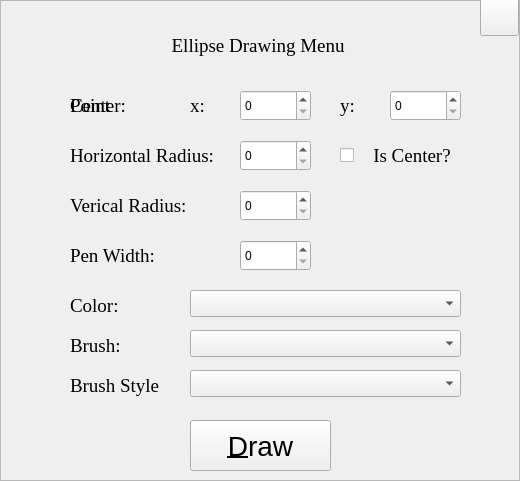
    <widget class="QFrame" name="ellipseFrame">
     <property name="geometry">
      <rect>
       <x>0</x>
       <y>4154</y>
       <width>520</width>
       <height>481</height>
      </rect>
     </property>
     <property name="focusPolicy">
      <enum>Qt::ClickFocus</enum>
     </property>
     <property name="frameShape">
      <enum>QFrame::StyledPanel</enum>
     </property>
     <property name="frameShadow">
      <enum>QFrame::Raised</enum>
     </property>
     <widget class="QLabel" name="ellipseCenter">
      <property name="geometry">
       <rect>
        <x>70</x>
        <y>90</y>
        <width>101</width>
        <height>31</height>
       </rect>
      </property>
      <property name="font">
       <font>
        <family>Times New Roman</family>
        <pointsize>14</pointsize>
       </font>
      </property>
      <property name="text">
       <string>Center: </string>
      </property>
     </widget>
     <widget class="QLabel" name="label_48">
      <property name="geometry">
       <rect>
        <x>70</x>
        <y>140</y>
        <width>161</width>
        <height>31</height>
       </rect>
      </property>
      <property name="font">
       <font>
        <family>Times New Roman</family>
        <pointsize>14</pointsize>
       </font>
      </property>
      <property name="text">
       <string>Horizontal Radius: </string>
      </property>
     </widget>
     <widget class="QLabel" name="label_49">
      <property name="geometry">
       <rect>
        <x>190</x>
        <y>90</y>
        <width>41</width>
        <height>31</height>
       </rect>
      </property>
      <property name="font">
       <font>
        <family>Times New Roman</family>
        <pointsize>14</pointsize>
       </font>
      </property>
      <property name="text">
       <string>x: </string>
      </property>
     </widget>
     <widget class="QLabel" name="label_50">
      <property name="geometry">
       <rect>
        <x>340</x>
        <y>90</y>
        <width>41</width>
        <height>31</height>
       </rect>
      </property>
      <property name="font">
       <font>
        <family>Times New Roman</family>
        <pointsize>14</pointsize>
       </font>
      </property>
      <property name="text">
       <string>y: </string>
      </property>
     </widget>
     <widget class="QLabel" name="ellipseDrawingLabel">
      <property name="geometry">
       <rect>
        <x>10</x>
        <y>30</y>
        <width>501</width>
        <height>31</height>
       </rect>
      </property>
      <property name="font">
       <font>
        <family>Times New Roman</family>
        <pointsize>14</pointsize>
       </font>
      </property>
      <property name="text">
       <string>Ellipse Drawing Menu </string>
      </property>
      <property name="alignment">
       <set>Qt::AlignCenter</set>
      </property>
     </widget>
     <widget class="QLabel" name="label_51">
      <property name="geometry">
       <rect>
        <x>70</x>
        <y>190</y>
        <width>161</width>
        <height>31</height>
       </rect>
      </property>
      <property name="font">
       <font>
        <family>Times New Roman</family>
        <pointsize>14</pointsize>
       </font>
      </property>
      <property name="text">
       <string>Verical Radius: </string>
      </property>
     </widget>
     <widget class="QLabel" name="label_54">
      <property name="geometry">
       <rect>
        <x>70</x>
        <y>240</y>
        <width>141</width>
        <height>31</height>
       </rect>
      </property>
      <property name="font">
       <font>
        <family>Times New Roman</family>
        <pointsize>14</pointsize>
       </font>
      </property>
      <property name="text">
       <string>Pen Width: </string>
      </property>
     </widget>
     <widget class="QLabel" name="label_53">
      <property name="geometry">
       <rect>
        <x>70</x>
        <y>290</y>
        <width>101</width>
        <height>31</height>
       </rect>
      </property>
      <property name="font">
       <font>
        <family>Times New Roman</family>
        <pointsize>14</pointsize>
       </font>
      </property>
      <property name="text">
       <string>Color: </string>
      </property>
     </widget>
     <widget class="QLabel" name="label_52">
      <property name="geometry">
       <rect>
        <x>70</x>
        <y>330</y>
        <width>101</width>
        <height>31</height>
       </rect>
      </property>
      <property name="font">
       <font>
        <family>Times New Roman</family>
        <pointsize>14</pointsize>
       </font>
      </property>
      <property name="text">
       <string>Brush: </string>
      </property>
     </widget>
     <widget class="QLabel" name="label_55">
      <property name="geometry">
       <rect>
        <x>70</x>
        <y>370</y>
        <width>101</width>
        <height>31</height>
       </rect>
      </property>
      <property name="font">
       <font>
        <family>Times New Roman</family>
        <pointsize>14</pointsize>
       </font>
      </property>
      <property name="text">
       <string>Brush Style</string>
      </property>
     </widget>
     <widget class="QLabel" name="ellipsePoint">
      <property name="geometry">
       <rect>
        <x>70</x>
        <y>90</y>
        <width>101</width>
        <height>31</height>
       </rect>
      </property>
      <property name="font">
       <font>
        <family>Times New Roman</family>
        <pointsize>14</pointsize>
       </font>
      </property>
      <property name="text">
       <string>Point</string>
      </property>
     </widget>
     <widget class="QSpinBox" name="ellipseX">
      <property name="geometry">
       <rect>
        <x>240</x>
        <y>90</y>
        <width>71</width>
        <height>31</height>
       </rect>
      </property>
      <property name="maximum">
       <number>1200</number>
      </property>
     </widget>
     <widget class="QSpinBox" name="ellipseY">
      <property name="geometry">
       <rect>
        <x>390</x>
        <y>90</y>
        <width>71</width>
        <height>31</height>
       </rect>
      </property>
      <property name="maximum">
       <number>700</number>
      </property>
     </widget>
     <widget class="QSpinBox" name="ellipseHR">
      <property name="geometry">
       <rect>
        <x>240</x>
        <y>140</y>
        <width>71</width>
        <height>31</height>
       </rect>
      </property>
      <property name="maximum">
       <number>1200</number>
      </property>
     </widget>
     <widget class="QCheckBox" name="ellipseIsCenter">
      <property name="geometry">
       <rect>
        <x>340</x>
        <y>140</y>
        <width>121</width>
        <height>31</height>
       </rect>
      </property>
      <property name="font">
       <font>
        <family>Times New Roman</family>
        <pointsize>14</pointsize>
       </font>
      </property>
      <property name="text">
       <string>   Is Center?</string>
      </property>
     </widget>
     <widget class="QSpinBox" name="ellipseVR">
      <property name="geometry">
       <rect>
        <x>240</x>
        <y>190</y>
        <width>71</width>
        <height>31</height>
       </rect>
      </property>
      <property name="maximum">
       <number>1200</number>
      </property>
     </widget>
     <widget class="QSpinBox" name="ellipsePenWidth">
      <property name="geometry">
       <rect>
        <x>240</x>
        <y>240</y>
        <width>71</width>
        <height>31</height>
       </rect>
      </property>
      <property name="maximum">
       <number>40</number>
      </property>
     </widget>
     <widget class="QComboBox" name="colorEllipse">
      <property name="geometry">
       <rect>
        <x>190</x>
        <y>290</y>
        <width>271</width>
        <height>27</height>
       </rect>
      </property>
     </widget>
     <widget class="QComboBox" name="brushEllipse">
      <property name="geometry">
       <rect>
        <x>190</x>
        <y>330</y>
        <width>271</width>
        <height>27</height>
       </rect>
      </property>
     </widget>
     <widget class="QComboBox" name="brushStyleEllipse">
      <property name="geometry">
       <rect>
        <x>190</x>
        <y>370</y>
        <width>271</width>
        <height>27</height>
       </rect>
      </property>
     </widget>
     <widget class="QPushButton" name="drawEllipse">
      <property name="geometry">
       <rect>
        <x>190</x>
        <y>420</y>
        <width>141</width>
        <height>51</height>
       </rect>
      </property>
      <property name="font">
       <font>
        <pointsize>21</pointsize>
       </font>
      </property>
      <property name="text">
       <string>&amp;Draw</string>
      </property>
      <property name="icon">
       <iconset>
        <normaloff>:/images/paint.png</normaloff>:/images/paint.png</iconset>
      </property>
      <property name="iconSize">
       <size>
        <width>60</width>
        <height>40</height>
       </size>
      </property>
     </widget>
     <widget class="QPushButton" name="cancelEllipse">
      <property name="geometry">
       <rect>
        <x>480</x>
        <y>-4</y>
        <width>39</width>
        <height>40</height>
       </rect>
      </property>
      <property name="font">
       <font>
        <pointsize>21</pointsize>
       </font>
      </property>
      <property name="toolTip">
       <string extracomment="cancel">cancel</string>
      </property>
      <property name="text">
       <string/>
      </property>
      <property name="icon">
       <iconset>
        <normaloff>:/images/cancel.png</normaloff>:/images/cancel.png</iconset>
      </property>
      <property name="iconSize">
       <size>
        <width>40</width>
        <height>40</height>
       </size>
      </property>
     </widget>
    </widget>
